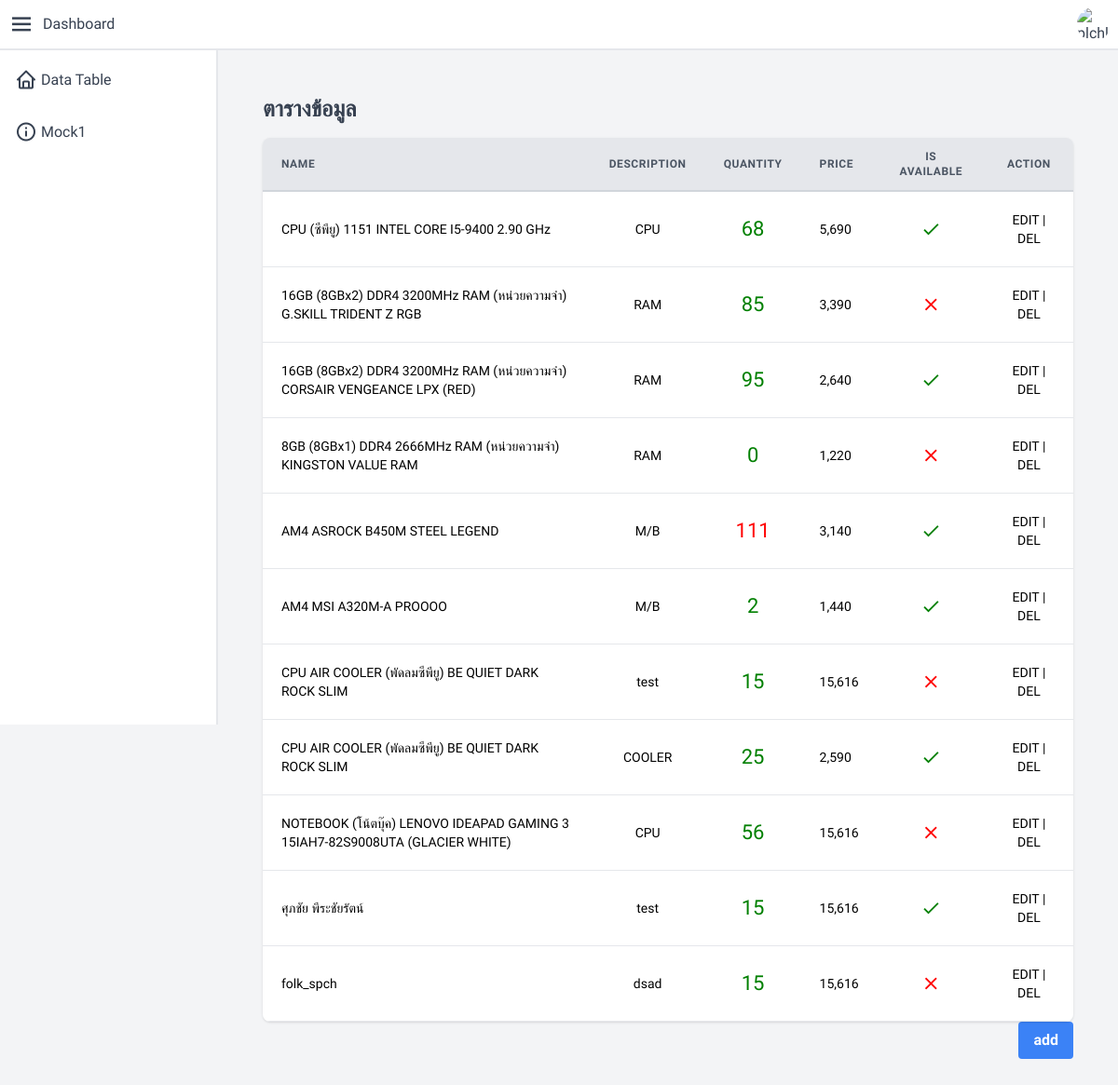
The page / on the database its author committed.
### main/models.py (models this page shows, shortened)
class Product(models.Model):
    name = models.CharField(max_length= 120)
    description = models.TextField()
    quantity = models.DecimalField(decimal_places=2, max_digits=10000)
    price = models.DecimalField(decimal_places=2, max_digits=10000)
    is_available = models.BooleanField(default=True)

### main/views.py (the view)
# urls.py: path('', product_view),
def product_view(request):
    query_set = Product.objects.all().values()
    context ={
        "object": query_set
    }
    return render(request, "product_view.html", context)

### main/templates/product_view.html (shortened to what this page needs)
<head>
</head>
{% extends 'components/base.html' %}
{% block content %}
<div class="container mx-auto px-4 sm:px-8">
    <div class="py-8">
        <div>
            <h2 class="text-2xl font-semibold leading-tight">ตารางข้อมูล</h2>
        </div>
        <div class="-mx-4 sm:-mx-8 px-4 sm:px-8 py-4 overflow-x-auto">
            <div class="inline-block min-w-full shadow rounded-lg overflow-hidden">
                <table class="min-w-full leading-normal">
                    <thead>
                        <tr>
                            <th
                                class="px-5 py-3 border-b-2 border-gray-300 bg-gray-200 text-left text-xs font-semibold text-gray-600 uppercase tracking-wider">
                                Name
                            </th>
                            <th
                                class="px-5 py-3 border-b-2 border-gray-300 bg-gray-200 text-center text-xs font-semibold text-gray-600 uppercase tracking-wider">
                                Description
                            </th>
                            <th
                                class="px-5 py-3 border-b-2 border-gray-300 bg-gray-200 text-center text-xs font-semibold text-gray-600 uppercase tracking-wider">
                                Quantity
                            </th>
                            <th
                                class="px-5 py-3 border-b-2 border-gray-300 bg-gray-200 text-left text-xs font-semibold text-gray-600 uppercase tracking-wider">
                                Price
                            </th>
                            <th
                                class="px-5 py-3 border-b-2 border-gray-300 bg-gray-200 text-center text-xs font-semibold text-gray-600 uppercase tracking-wider">
                                Is Available
                            </th>
                            <th
                                class="px-5 py-3 border-b-2 border-gray-300 bg-gray-200 text-center text-xs font-semibold text-gray-600 uppercase tracking-wider">
                                Action
                            </th>
                        </tr>
                    </thead>
                    <tbody>
                        {% for x in object %}
                        <tr>
                            <td class="text-left px-5 py-5 border-b border-gray-200 bg-white text-sm ">
                                {{x.name}}
                            </td>
                            <td class="text-center px-5 py-5 border-b border-gray-200 bg-white text-sm ">
                                {{x.description}}
                            </td>
                            <td class="text-center px-5 py-5 border-b border-gray-200 bg-white text-sm ">
                                <div>
                                    {% if x.quantity <= 100 %} <p style="font-size:22px;color: green">
                                        {{x.quantity|floatformat:'g'}}</p>
                                        {% else %}
                                        <p style="font-size:22px;color: red">{{x.quantity|floatformat:'g'}}</p>
                                        {% endif %}
                                </div>
                            </td>
                            <td class="text-left px-5 py-5 border-b border-gray-200 bg-white text-sm ">
                                {{x.price|floatformat:'g'}}
                            </td>
                            <td class="text-center px-5 py-5 border-b border-gray-200 bg-white text-sm ">
                                <div>
                                    {% if x.is_available %}
                                    <i class="material-icons" style="font-size:22px;color: green">check</i>
                                    {% else %}
                                    <i class="material-icons" style="font-size:22px;color: red">close</i>
                                    {% endif %}
                                </div>
                            </td>
                            <td class="text-center px-5 py-5 border-b border-gray-200 bg-white text-sm ">
                                <a class="cursor-pointer" id="{{x.id}}" onclick="openEditModal(id)">EDIT</a> |
                                <a class="cursor-pointer" id="{{x.id}}" onclick="openDelModal(id)">DEL</a>
                            </td>
                        </tr>
                        {% endfor %}
                    </tbody>
                </table>
            </div>
            <div>
                    <button onclick="openAddModal()" class="bg-blue-500 hover:bg-blue-700 text-white font-bold py-2 px-4 rounded"
                        style="float:right;">
                        add
                    </button>
            </div>
        </div>
    </div>
</div>
{%endblock%}

### main/templates/components/base.html (style rules this page uses)
* { font-family: "Prompt", sans-serif; }

### rows shown on the page
Product: name "CPU (ซีพียู) 1151 INTEL CORE I5-9400 2.90 GHz", description "CPU", quantity "68", price "5,690", is_available True (drawn)
Product: name "16GB (8GBx2) DDR4 3200MHz RAM (หน่วยความจำ) G.SKILL TRIDENT Z RGB", description "RAM", quantity "85", price "3,390", is_available False (drawn)
Product: name "16GB (8GBx2) DDR4 3200MHz RAM (หน่วยความจำ) CORSAIR VENGEANCE LPX (RED)", description "RAM", quantity "95", price "2,640", is_available True (drawn)
Product: name "8GB (8GBx1) DDR4 2666MHz RAM (หน่วยความจำ) KINGSTON VALUE RAM", description "RAM", quantity "0", price "1,220", is_available False (drawn)
Product: name "AM4 ASROCK B450M STEEL LEGEND", description "M/B", quantity "111", price "3,140", is_available True (drawn)
Product: name "AM4 MSI A320M-A PROOOO", description "M/B", quantity "2", price "1,440", is_available True (drawn)
Product: name "CPU AIR COOLER (พัดลมซีพียู) BE QUIET DARK ROCK SLIM", description "test", quantity "15", price "15,616", is_available False (drawn)
Product: name "CPU AIR COOLER (พัดลมซีพียู) BE QUIET DARK ROCK SLIM", description "COOLER", quantity "25", price "2,590", is_available True (drawn)
Product: name "NOTEBOOK (โน้ตบุ๊ค) LENOVO IDEAPAD GAMING 3 15IAH7-82S9008UTA (GLACIER WHITE)", description "CPU", quantity "56", price "15,616", is_available False (drawn)
Product: name "ศุภชัย พีระชัยรัตน์", description "test", quantity "15", price "15,616", is_available True (drawn)
Product: name "folk_spch", description "dsad", quantity "15", price "15,616", is_available False (drawn)
